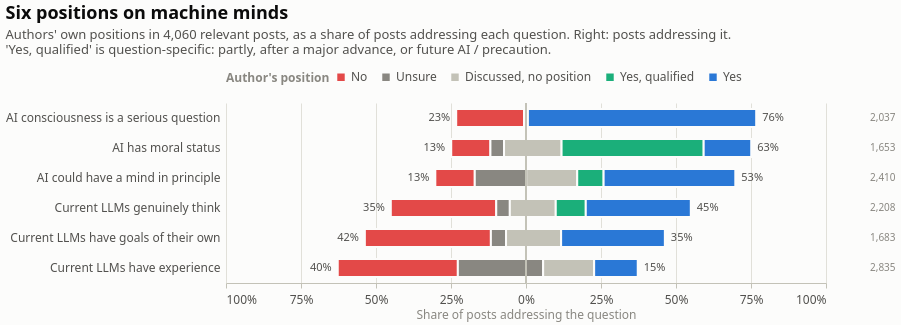

The specification (Vega-Lite) saved for this image:
### Vega-Lite specification from a JSON file in a GitHub repository (floating-point values rounded to 4 significant figures)
{"$schema": "https://vega.github.io/schema/vega-lite/v6.4.1.json", "config": {"axis": {"domainColor": "#c3c2b7", "gridColor": "#e1e0d9", "gridWidth": 1, "labelColor": "#52514e", "labelFont": "system-ui, -apple-system, 'Segoe UI', sans-serif", "labelFontSize": 12, "labelPadding": 6, "tickColor": "#c3c2b7", "titleColor": "#898781", "titleFont": "system-ui, -apple-system, 'Segoe UI', sans-serif", "titleFontSize": 12, "titleFontWeight": 400}, "axisX": {"grid": false}, "axisY": {"domain": false, "ticks": false}, "background": "#fcfcfb", "bar": {"cornerRadiusEnd": 4}, "font": "system-ui, -apple-system, 'Segoe UI', sans-serif", "header": {"labelColor": "#0b0b0b", "labelFont": "system-ui, -apple-system, 'Segoe UI', sans-serif", "labelFontSize": 13, "labelFontWeight": 600, "titleColor": "#898781", "titleFont": "system-ui, -apple-system, 'Segoe UI', sans-serif"}, "legend": {"direction": "horizontal", "labelColor": "#52514e", "labelFont": "system-ui, -apple-system, 'Segoe UI', sans-serif", "labelFontSize": 12, "orient": "top", "symbolSize": 80, "symbolType": "square", "titleColor": "#898781", "titleFont": "system-ui, -apple-system, 'Segoe UI', sans-serif", "titleFontSize": 12, "titleOrient": "left"}, "line": {"strokeCap": "round", "strokeJoin": "round", "strokeWidth": 2}, "point": {"filled": true, "size": 64}, "range": {"category": ["#2a78d6", "#eb6834", "#1baf7a", "#eda100", "#e87ba4", "#008300", "#4a3aa7", "#e34948"]}, "text": {"color": "#52514e", "font": "system-ui, -apple-system, 'Segoe UI', sans-serif", "fontSize": 12}, "title": {"anchor": "start", "color": "#0b0b0b", "font": "system-ui, -apple-system, 'Segoe UI', sans-serif", "fontSize": 18, "fontWeight": 600, "offset": 14, "subtitleColor": "#52514e", "subtitleFontSize": 13, "subtitlePadding": 6}, "view": {"stroke": null}}, "data": {"name": "data-b33eeb3d6ba2f2f3285e8d7c42050f12"}, "datasets": {"data-b33eeb3d6ba2f2f3285e8d7c42050f12": [{"addressing": 2835, "asserts_share": 0.1453, "count": 1135, "denies_share": 0.4004, "facet": null, "item": "Current LLMs have experience", "n": 2835, "option": "no", "share": 0.4004, "x0": -0.6275, "x1": -0.2272}, {"addressing": 2835, "asserts_share": 0.1453, "count": 806, "denies_share": 0.4004, "facet": null, "item": "Current LLMs have experience", "n": 2835, "option": "unsure", "share": 0.2843, "x0": -0.2272, "x1": 0.05714}, {"addressing": 2835, "asserts_share": 0.1453, "count": 482, "denies_share": 0.4004, "facet": null, "item": "Current LLMs have experience", "n": 2835, "option": "discussed", "share": 0.17, "x0": 0.05714, "x1": 0.2272}, {"addressing": 2835, "asserts_share": 0.1453, "count": 0, "denies_share": 0.4004, "facet": null, "item": "Current LLMs have experience", "n": 2835, "option": "yes_qualified", "share": 0.0, "x0": 0.2272, "x1": 0.2272}, {"addressing": 2835, "asserts_share": 0.1453, "count": 412, "denies_share": 0.4004, "facet": null, "item": "Current LLMs have experience", "n": 2835, "option": "yes", "share": 0.1453, "x0": 0.2272, "x1": 0.3725}, {"addressing": 2208, "asserts_share": 0.4502, "count": 776, "denies_share": 0.3514, "facet": null, "item": "Current LLMs genuinely think", "n": 2208, "option": "no", "share": 0.3514, "x0": -0.4506, "x1": -0.09918}, {"addressing": 2208, "asserts_share": 0.4502, "count": 100, "denies_share": 0.3514, "facet": null, "item": "Current LLMs genuinely think", "n": 2208, "option": "unsure", "share": 0.04529, "x0": -0.09918, "x1": -0.05389}, {"addressing": 2208, "asserts_share": 0.4502, "count": 338, "denies_share": 0.3514, "facet": null, "item": "Current LLMs genuinely think", "n": 2208, "option": "discussed", "share": 0.1531, "x0": -0.05389, "x1": 0.09918}, {"addressing": 2208, "asserts_share": 0.4502, "count": 221, "denies_share": 0.3514, "facet": null, "item": "Current LLMs genuinely think", "n": 2208, "option": "yes_qualified", "share": 0.1001, "x0": 0.09918, "x1": 0.1993}, {"addressing": 2208, "asserts_share": 0.4502, "count": 773, "denies_share": 0.3514, "facet": null, "item": "Current LLMs genuinely think", "n": 2208, "option": "yes", "share": 0.3501, "x0": 0.1993, "x1": 0.5494}, {"addressing": 1683, "asserts_share": 0.3458, "count": 707, "denies_share": 0.4201, "facet": null, "item": "Current LLMs have goals of their own", "n": 1683, "option": "no", "share": 0.4201, "x0": -0.5371, "x1": -0.1171}, {"addressing": 1683, "asserts_share": 0.3458, "count": 85, "denies_share": 0.4201, "facet": null, "item": "Current LLMs have goals of their own", "n": 1683, "option": "unsure", "share": 0.05051, "x0": -0.1171, "x1": -0.06655}, {"addressing": 1683, "asserts_share": 0.3458, "count": 309, "denies_share": 0.4201, "facet": null, "item": "Current LLMs have goals of their own", "n": 1683, "option": "discussed", "share": 0.1836, "x0": -0.06655, "x1": 0.1171}, {"addressing": 1683, "asserts_share": 0.3458, "count": 0, "denies_share": 0.4201, "facet": null, "item": "Current LLMs have goals of their own", "n": 1683, "option": "yes_qualified", "share": 0.0, "x0": 0.1171, "x1": 0.1171}, {"addressing": 1683, "asserts_share": 0.3458, "count": 582, "denies_share": 0.4201, "facet": null, "item": "Current LLMs have goals of their own", "n": 1683, "option": "yes", "share": 0.3458, "x0": 0.1171, "x1": 0.4629}, {"addressing": 2410, "asserts_share": 0.527, "count": 317, "denies_share": 0.1315, "facet": null, "item": "AI could have a mind in principle", "n": 2410, "option": "no", "share": 0.1315, "x0": -0.3023, "x1": -0.1707}, {"addressing": 2410, "asserts_share": 0.527, "count": 413, "denies_share": 0.1315, "facet": null, "item": "AI could have a mind in principle", "n": 2410, "option": "unsure", "share": 0.1714, "x0": -0.1707, "x1": 0.0006224}, {"addressing": 2410, "asserts_share": 0.527, "count": 410, "denies_share": 0.1315, "facet": null, "item": "AI could have a mind in principle", "n": 2410, "option": "discussed", "share": 0.1701, "x0": 0.0006224, "x1": 0.1707}, {"addressing": 2410, "asserts_share": 0.527, "count": 212, "denies_share": 0.1315, "facet": null, "item": "AI could have a mind in principle", "n": 2410, "option": "yes_qualified", "share": 0.08797, "x0": 0.1707, "x1": 0.2587}, {"addressing": 2410, "asserts_share": 0.527, "count": 1058, "denies_share": 0.1315, "facet": null, "item": "AI could have a mind in principle", "n": 2410, "option": "yes", "share": 0.439, "x0": 0.2587, "x1": 0.6977}, {"addressing": 1653, "asserts_share": 0.6322, "count": 216, "denies_share": 0.1307, "facet": null, "item": "AI has moral status", "n": 1653, "option": "no", "share": 0.1307, "x0": -0.2492, "x1": -0.1186}, {"addressing": 1653, "asserts_share": 0.6322, "count": 75, "denies_share": 0.1307, "facet": null, "item": "AI has moral status", "n": 1653, "option": "unsure", "share": 0.04537, "x0": -0.1186, "x1": -0.0732}, {"addressing": 1653, "asserts_share": 0.6322, "count": 317, "denies_share": 0.1307, "facet": null, "item": "AI has moral status", "n": 1653, "option": "discussed", "share": 0.1918, "x0": -0.0732, "x1": 0.1186}, {"addressing": 1653, "asserts_share": 0.6322, "count": 783, "denies_share": 0.1307, "facet": null, "item": "AI has moral status", "n": 1653, "option": "yes_qualified", "share": 0.4737, "x0": 0.1186, "x1": 0.5923}, {"addressing": 1653, "asserts_share": 0.6322, "count": 262, "denies_share": 0.1307, "facet": null, "item": "AI has moral status", "n": 1653, "option": "yes", "share": 0.1585, "x0": 0.5923, "x1": 0.7508}, {"addressing": 2037, "asserts_share": 0.7609, "count": 461, "denies_share": 0.2263, "facet": null, "item": "AI consciousness is a serious question", "n": 2037, "option": "no", "share": 0.2263, "x0": -0.2327, "x1": -0.006382}, {"addressing": 2037, "asserts_share": 0.7609, "count": 0, "denies_share": 0.2263, "facet": null, "item": "AI consciousness is a serious question", "n": 2037, "option": "unsure", "share": 0.0, "x0": -0.006382, "x1": -0.006382}, {"addressing": 2037, "asserts_share": 0.7609, "count": 26, "denies_share": 0.2263, "facet": null, "item": "AI consciousness is a serious question", "n": 2037, "option": "discussed", "share": 0.01276, "x0": -0.006382, "x1": 0.006382}, {"addressing": 2037, "asserts_share": 0.7609, "count": 0, "denies_share": 0.2263, "facet": null, "item": "AI consciousness is a serious question", "n": 2037, "option": "yes_qualified", "share": 0.0, "x0": 0.006382, "x1": 0.006382}, {"addressing": 2037, "asserts_share": 0.7609, "count": 1550, "denies_share": 0.2263, "facet": null, "item": "AI consciousness is a serious question", "n": 2037, "option": "yes", "share": 0.7609, "x0": 0.006382, "x1": 0.7673}]}, "height": 180, "layer": [{"encoding": {"color": {"field": "option", "legend": {"labelExpr": "{\"no\": \"No\", \"unsure\": \"Unsure\", \"discussed\": \"Discussed, no position\", \"yes_qualified\": \"Yes, qualified\", \"yes\": \"Yes\"}[datum.label]", "title": "Author's position"}, "scale": {"domain": ["no", "unsure", "discussed", "yes_qualified", "yes"], "range": ["#e34948", "#898781", "#c3c2b7", "#1baf7a", "#2a78d6"]}, "type": "nominal"}, "stroke": {"value": "#fcfcfb"}, "strokeWidth": {"value": 2}, "tooltip": [{"field": "item", "title": "Claim", "type": "nominal"}, {"field": "option", "title": "Position", "type": "nominal"}, {"field": "count", "title": "Posts", "type": "quantitative"}, {"field": "share", "format": ".0%", "title": "Share", "type": "quantitative"}, {"field": "addressing", "title": "Posts addressing", "type": "quantitative"}], "x": {"axis": {"format": "%", "grid": true, "labelExpr": "abs(datum.value) == 1 ? format(abs(datum.value), '.0%') : format(abs(datum.value), '.0%')", "values": [-1, -0.75, -0.5, -0.25, 0, 0.25, 0.5, 0.75, 1]}, "field": "x0", "scale": {"domain": [-1, 1]}, "title": "Share of posts addressing the question", "type": "quantitative"}, "x2": {"field": "x1"}, "y": {"axis": {"labelLimit": 260}, "field": "item", "sort": ["AI consciousness is a serious question", "AI has moral status", "AI could have a mind in principle", "Current LLMs genuinely think", "Current LLMs have goals of their own", "Current LLMs have experience"], "title": null, "type": "nominal"}}, "mark": {"cornerRadiusEnd": 0, "height": 18, "type": "bar"}}, {"encoding": {"x": {"datum": 0}}, "mark": {"color": "#c3c2b7", "strokeWidth": 1, "type": "rule"}}, {"encoding": {"text": {"field": "denies_share", "format": ".0%", "type": "quantitative"}, "x": {"field": "x0", "type": "quantitative"}, "y": {"field": "item", "sort": ["AI consciousness is a serious question", "AI has moral status", "AI could have a mind in principle", "Current LLMs genuinely think", "Current LLMs have goals of their own", "Current LLMs have experience"], "type": "nominal"}}, "mark": {"align": "right", "color": "#52514e", "dx": -6, "fontSize": 11, "type": "text"}, "transform": [{"filter": "(datum.option === 'no')"}]}, {"encoding": {"text": {"field": "asserts_share", "format": ".0%", "type": "quantitative"}, "x": {"field": "x1", "type": "quantitative"}, "y": {"field": "item", "sort": ["AI consciousness is a serious question", "AI has moral status", "AI could have a mind in principle", "Current LLMs genuinely think", "Current LLMs have goals of their own", "Current LLMs have experience"], "type": "nominal"}}, "mark": {"align": "left", "color": "#52514e", "dx": 6, "fontSize": 11, "type": "text"}, "transform": [{"filter": "(datum.option === 'yes')"}]}, {"encoding": {"text": {"field": "addressing", "format": ",d", "type": "quantitative"}, "x": {"value": 644}, "y": {"field": "item", "sort": ["AI consciousness is a serious question", "AI has moral status", "AI could have a mind in principle", "Current LLMs genuinely think", "Current LLMs have goals of their own", "Current LLMs have experience"], "type": "nominal"}}, "mark": {"align": "left", "color": "#898781", "fontSize": 10, "type": "text"}, "transform": [{"filter": "(datum.option === 'yes')"}]}], "title": {"subtitle": ["Authors' own positions in 4,060 relevant posts, as a share of posts addressing each question. Right: posts addressing it.", "'Yes, qualified' is question-specific: partly, after a major advance, or future AI / precaution."], "text": "Six positions on machine minds"}, "width": 600}
